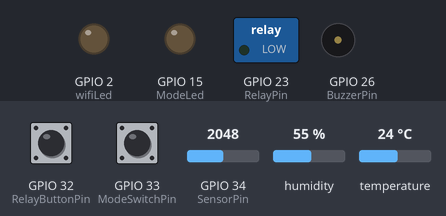
This sketch was run on a simulated ESP32. Shown: switched loads named in the sketch (green lamp = pin HIGH), output pins drawn as LEDs (lit = HIGH), buzzer (waves = sounding, pin HIGH). The test bench sets the inputs (shaded band); at power-on: GPIO 33 (ModeSwitchPin) HIGH, GPIO 32 (RelayButtonPin) HIGH, GPIO 34 (SensorPin) = 2048, humidity 55 %, temperature 24 °C. WiFi joins after 1.5 s; servers stay silent unless stated; uploads are accepted with an empty reply; what the sketch prints to the serial monitor is not drawn.

Above: at 0.1 s.
At 3.2 s:
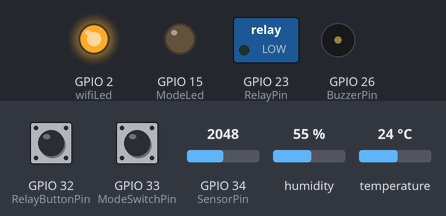
3.3 s: GPIO 33 (ModeSwitchPin) pulled LOW for 2.15 s
At 4.3 s:
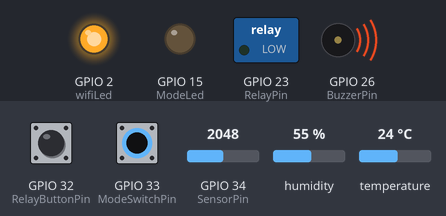
6.9 s: GPIO 32 (RelayButtonPin) pulled LOW for 2.15 s
Timing chart, 0 to 9.9 s (numbered marks = the images above; inputs shaded):
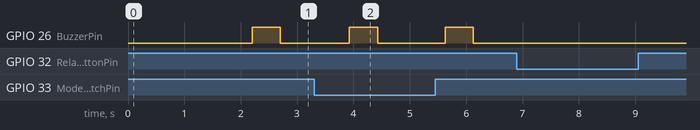

Measured:
- after the input at 3.3 s, GPIO 26 (BuzzerPin): alternates HIGH for 0.50 s and LOW for 1.2 s, starting after 0.63 s
- after the input at 6.9 s, every drawn part: stays the same

The sketch:

iot_project_movil.ino
```cpp
#include <WiFi.h>
#include <HTTPClient.h>
#include <ArduinoJson.h>
#include <DHT.h>

// 📡 Configuración de la red Wi-Fi
const char* ssid = "SISE";
const char* password = "Fulvineitor23";

// 🌍 URLs de la API
const char* serverActuador = "http://192.168.0.114/api_iot/get_actuador.php";
const char* serverSensor = "http://192.168.0.114/api_iot/update_sensor.php";
const char* serverUpdateActuador = "http://192.168.0.114/api_iot/update_actuador.php";

// ⚡ Pines de hardware
#define SensorPin       34  // Sensor de humedad
#define DHTPin          14  // DHT11
#define RelayPin        23  // Bomba de agua
#define wifiLed         2   // LED indicador de WiFi
#define RelayButtonPin  32  // Botón para activar la bomba manualmente
#define ModeSwitchPin   33  // Botón para cambiar modo
#define BuzzerPin       26  // Buzzer
#define ModeLed         15  // LED indicador de modo

// Configuración del sensor DHT11
#define DHTTYPE DHT11
DHT dht(DHTPin, DHTTYPE);

// Variables de estado
bool modoAutomatico = true;
bool bombaEncendida = false;
bool buzzerEncendido = false;
int humedadSuelo = 0;
int temperatura = 0;
int humedadAire = 0;
const int humedadUmbral = 30; // 🌱 Umbral de humedad para activar la bomba automáticamente

void setup() {
    Serial.begin(115200);

    // 🔹 Configurar pines
    pinMode(RelayPin, OUTPUT);
    pinMode(wifiLed, OUTPUT);
    pinMode(ModeLed, OUTPUT);
    pinMode(BuzzerPin, OUTPUT);
    pinMode(RelayButtonPin, INPUT_PULLUP);
    pinMode(ModeSwitchPin, INPUT_PULLUP);

    digitalWrite(RelayPin, LOW);
    digitalWrite(wifiLed, LOW);
    digitalWrite(ModeLed, LOW);
    digitalWrite(BuzzerPin, LOW);

    // 🔹 Iniciar el sensor DHT11
    dht.begin();

    // 🔹 Conectar a la red WiFi
    WiFi.begin(ssid, password);
    Serial.print("Conectando a WiFi...");
    while (WiFi.status() != WL_CONNECTED) {
        delay(1000);
        Serial.print(".");
    }
    Serial.println("\n✅ Conectado a WiFi");
    digitalWrite(wifiLed, HIGH);
}

void loop() {
    if (WiFi.status() == WL_CONNECTED) {
        // 🔹 Obtener estado del actuador "modo"
        String modoEstado = obtenerEstadoActuador("modo");
        bool nuevoModoAutomatico = (modoEstado == "ON");

        // 🔹 Si el estado ha cambiado, activar el buzzer (como en Blynk)
        if (nuevoModoAutomatico != modoAutomatico) {
            modoAutomatico = nuevoModoAutomatico;
            Serial.println("🔄 Cambio de modo detectado: " + modoEstado);
            activarBuzzer();
        }

        digitalWrite(ModeLed, modoAutomatico ? HIGH : LOW);

        // 🔹 Obtener estado de la bomba
        bombaEncendida = obtenerEstadoActuador("bomba") == "ON";

        // 🔹 Obtener estado del buzzer
        buzzerEncendido = obtenerEstadoActuador("buzzer") == "ON";
        digitalWrite(BuzzerPin, buzzerEncendido ? HIGH : LOW);

        // 🔹 Leer datos del sensor DHT11
        temperatura = (int) dht.readTemperature();
        humedadAire = (int) dht.readHumidity();

        // 🔹 Leer sensor de humedad del suelo
        humedadSuelo = map(analogRead(SensorPin), 3000, 930, 0, 100);

        Serial.print("🌡 Temp: "); Serial.print(temperatura); Serial.print("°C  ");
        Serial.print("💧 Humedad: "); Serial.print(humedadAire); Serial.print("%  ");
        Serial.print("🌱 Suelo: "); Serial.print(humedadSuelo); Serial.println("%");

        // 🔹 Enviar datos a la API
        enviarDatosSensor("temperatura", temperatura);
        enviarDatosSensor("humedad", humedadAire);
        enviarDatosSensor("suelo", humedadSuelo);

        // 🔹 Control automático de la bomba de agua
        if (modoAutomatico) {
            if (humedadSuelo < humedadUmbral && !bombaEncendida) {
                activarActuador("bomba", "ON");
                bombaEncendida = true;
            } else if (humedadSuelo >= humedadUmbral && bombaEncendida) {
                activarActuador("bomba", "OFF");
                bombaEncendida = false;
            }
        }

        // 🔹 Verificar botones físicos
        if (digitalRead(ModeSwitchPin) == LOW) {
            cambiarModo();
            delay(500);
        }
        if (digitalRead(RelayButtonPin) == LOW && !modoAutomatico) {
            bombaEncendida = !bombaEncendida;
            activarActuador("bomba", bombaEncendida ? "ON" : "OFF");
            delay(500);
        }
    } else {
        Serial.println("⚠ WiFi desconectado, intentando reconectar...");
        WiFi.begin(ssid, password);
    }

    delay(500); // Esperar 3 segundos
}

// 🔹 Función para obtener estado de un actuador desde la API
String obtenerEstadoActuador(const char* nombre) {
    HTTPClient http;
    http.begin(String(serverActuador) + "?nombre=" + nombre);
    int httpResponseCode = http.GET();
    String estado = "OFF";

    if (httpResponseCode > 0) {
        String payload = http.getString();
        Serial.println("📥 Respuesta: " + payload);

        StaticJsonDocument<200> jsonDocument;
        DeserializationError error = deserializeJson(jsonDocument, payload);
        if (!error) {
            estado = jsonDocument["estado"].as<String>();
        }
    }
    http.end();
    return estado;
}

// 🔹 Función para enviar datos de sensores a la API
void enviarDatosSensor(const char* sensor, int valor) {
    HTTPClient http;
    http.begin(serverSensor);
    http.addHeader("Content-Type", "application/json");

    StaticJsonDocument<200> jsonDoc;
    jsonDoc["sensor"] = sensor;
    jsonDoc["valor"] = valor;

    String jsonData;
    serializeJson(jsonDoc, jsonData);
    int httpPostResponse = http.POST(jsonData);

    Serial.print("📤 Enviado: "); Serial.println(jsonData);
    if (httpPostResponse > 0) {
        Serial.println("📥 Respuesta API: " + http.getString());
    }
    http.end();
}

// 🔹 Función para activar/desactivar actuador desde la API
void activarActuador(const char* nombre, const char* estado) {
    HTTPClient http;
    http.begin(serverUpdateActuador);
    http.addHeader("Content-Type", "application/x-www-form-urlencoded");

    String postData = "nombre=" + String(nombre) + "&estado=" + String(estado);
    int httpPostResponse = http.POST(postData);

    Serial.print("📤 Cambiando estado de "); Serial.print(nombre); Serial.print(" a "); Serial.println(estado);
    if (httpPostResponse > 0) {
        Serial.println("📥 Respuesta API: " + http.getString());
    }
    http.end();
}

// 🔹 Función para cambiar el modo y activar el buzzer
void cambiarModo() {
    modoAutomatico = !modoAutomatico;
    activarActuador("modo", modoAutomatico ? "ON" : "OFF");
    activarBuzzer();
}

// 🔹 Función para activar el buzzer (como en Blynk)
void activarBuzzer() {
    digitalWrite(BuzzerPin, HIGH);
    delay(500);
    digitalWrite(BuzzerPin, LOW);
}
```
